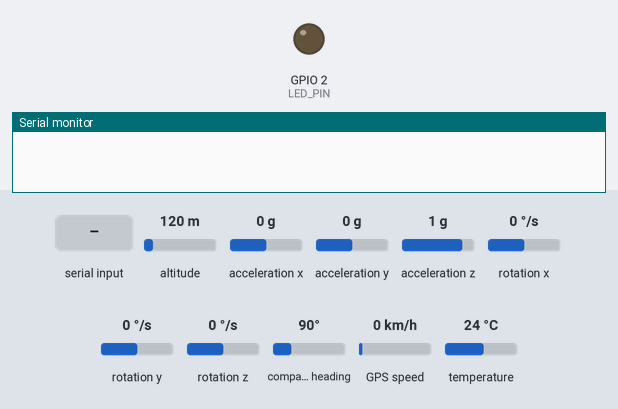
This sketch was run on a simulated ESP32. On the bench: output pins drawn as LEDs (lit = HIGH), the last lines printed to the serial monitor. Dashed ring = blinking. The inputs (shaded band) are chosen by the test bench; at power-on: altitude 120 m, acceleration x 0 g, acceleration y 0 g, acceleration z 1 g, rotation x 0 °/s, rotation y 0 °/s, rotation z 0 °/s, compass heading 90°, GPS speed 0 km/h, temperature 24 °C. Storage starts empty; the GPS gets a fix after 3 s at 37.7749, -122.4194 with 8 satellites.

Above: at 0.0 s.
At 2.1 s:
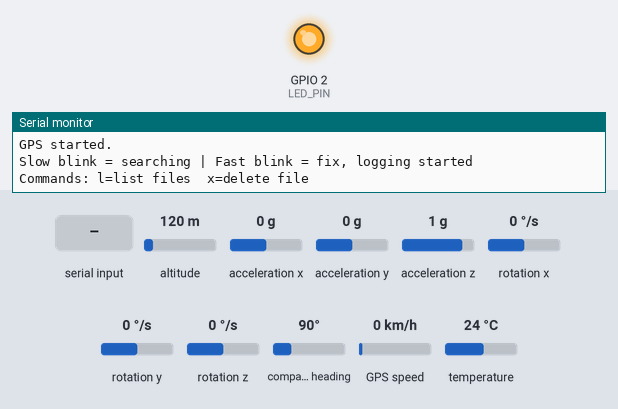
3.3 s: "x" received over Serial
At 3.55 s:
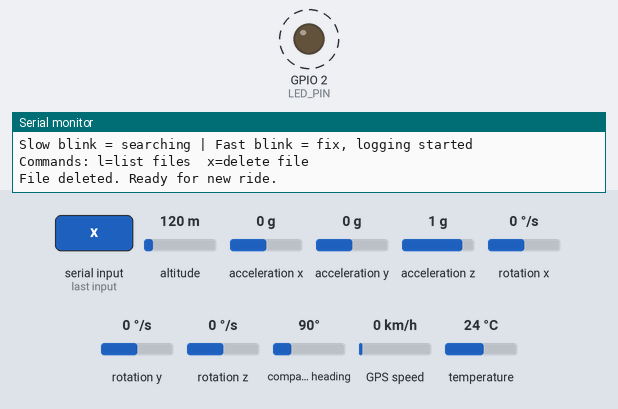
6.8 s: "l" received over Serial
Timing chart, 0 to 16.3 s (numbered marks = the images above; inputs shaded):
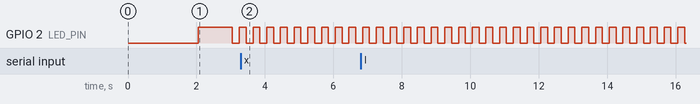

The sketch:

final-code.ino
```cpp
#include <Wire.h>
#include <MPU6050.h>
#include <TinyGPSPlus.h>
#include <SD.h>
#include <SPI.h>

#define SDA_PIN     21
#define SCL_PIN     22
#define GPS_RX_PIN  16
#define GPS_TX_PIN  17
#define GPS_BAUD    9600
#define SD_CS_PIN   5
#define SD_SCK      18
#define SD_MOSI     23
#define SD_MISO     19
#define LED_PIN     2

MPU6050 mpu;
TinyGPSPlus gps;
HardwareSerial gpsSerial(2);

File   logFile;
bool   fileOpen  = false;
bool   sdReady   = false;
int    pointCount = 0;
String filename  = "/ride.csv";

unsigned long startTime   = 0;
unsigned long lastLog     = 0;
unsigned long lastBlink   = 0;
bool ledState = false;

void openLogFile() {
  if (gps.date.isValid() && gps.time.isValid()) {
    char buf[40];
    sprintf(buf, "/ride_%04u%02u%02u_%02u%02u%02u.csv",
      gps.date.year(), gps.date.month(), gps.date.day(),
      gps.time.hour(), gps.time.minute(), gps.time.second());
    filename = String(buf);
  }
  File f = SD.open(filename, FILE_WRITE);
  if (!f) {
    Serial.println("ERROR: Could not create log file!");
    return;
  }
  // full raw header
  f.println("point,utc_time,"
            "latitude,longitude,altitude_m,"
            "speed_kmh,course_deg,"
            "satellites,hdop,pdop,"
            "ax_raw,ay_raw,az_raw,"
            "gx_raw,gy_raw,gz_raw,"
            "accel_mag_g,"
            "temp_c");
  f.close();
  fileOpen = true;
  Serial.printf("Logging to: %s\n", filename.c_str());
}

void writeDataPoint() {
  if (!fileOpen) return;

  // raw IMU data
  int16_t ax, ay, az, gx, gy, gz;
  mpu.getMotion6(&ax, &ay, &az, &gx, &gy, &gz);
  float accelMag = sqrt((float)ax*ax + (float)ay*ay + (float)az*az) / 16384.0;
  float tempC = mpu.getTemperature() / 340.0 + 36.53;

  char utc[25];
  sprintf(utc, "%04u-%02u-%02uT%02u:%02u:%02uZ",
    gps.date.year(), gps.date.month(), gps.date.day(),
    gps.time.hour(), gps.time.minute(), gps.time.second());

  char row[300];
  sprintf(row, "%d,%s,"
               "%.7f,%.7f,%.2f,"
               "%.3f,%.2f,"
               "%u,%.2f,%.2f,"
               "%d,%d,%d,"
               "%d,%d,%d,"
               "%.5f,"
               "%.2f",
    pointCount, utc,
    gps.location.lat(), gps.location.lng(), gps.altitude.meters(),
    gps.speed.kmph(), gps.course.deg(),
    gps.satellites.value(), gps.hdop.hdop(), gps.hdop.hdop(),
    ax, ay, az,
    gx, gy, gz,
    accelMag,
    tempC
  );

  File f = SD.open(filename, FILE_APPEND);
  if (f) {
    f.println(row);
    f.close();
    pointCount++;
    Serial.printf("Point #%d | Sats:%d | HDOP:%.1f | %.7f,%.7f | %.1fkm/h | ax:%d ay:%d az:%d | gx:%d gy:%d gz:%d | Mag:%.3f\n",
      pointCount,
      gps.satellites.value(), gps.hdop.hdop(),
      gps.location.lat(), gps.location.lng(),
      gps.speed.kmph(),
      ax, ay, az, gx, gy, gz, accelMag);
  } else {
    Serial.println("ERROR: append failed!");
  }
}

void listFiles() {
  File root = SD.open("/");
  File f = root.openNextFile();
  bool any = false;
  Serial.println("--- Files on SD ---");
  while (f) {
    Serial.printf("  %s  (%u bytes)\n", f.name(), f.size());
    f = root.openNextFile();
    any = true;
  }
  if (!any) Serial.println("  No files found.");
  Serial.println("-------------------");
}

void deleteFile() {
  fileOpen = false;
  pointCount = 0;
  SD.remove(filename);
  Serial.println("File deleted. Ready for new ride.");
}

void setup() {
  Serial.begin(115200);
  delay(2000);
  pinMode(LED_PIN, OUTPUT);
  digitalWrite(LED_PIN, LOW);

  Serial.println("\n===== ESP32 Bike Module =====");

  Serial.print("SD card... ");
  SPI.begin(SD_SCK, SD_MISO, SD_MOSI, SD_CS_PIN);
  if (!SD.begin(SD_CS_PIN)) {
    Serial.println("FAILED");
  } else {
    Serial.printf("OK  |  %llu MB\n", SD.cardSize() / (1024 * 1024));
    sdReady = true;
    listFiles();
  }

  Serial.print("IMU... ");
  Wire.begin(SDA_PIN, SCL_PIN);
  Wire.setClock(400000);
  mpu.initialize();
  mpu.setSleepEnabled(false);
  mpu.setFullScaleAccelRange(MPU6050_ACCEL_FS_4);  // ±4g range for bike
  mpu.setFullScaleGyroRange(MPU6050_GYRO_FS_500);  // ±500deg/s range
  if (mpu.testConnection()) Serial.println("OK");
  else Serial.println("FAILED");

  gpsSerial.begin(GPS_BAUD, SERIAL_8N1, GPS_RX_PIN, GPS_TX_PIN);
  Serial.println("GPS started.");
  Serial.println("Slow blink = searching | Fast blink = fix, logging started");
  Serial.println("Commands: l=list files  x=delete file");

  startTime = millis();
}

void loop() {
  while (gpsSerial.available()) gps.encode(gpsSerial.read());

  // LED
  unsigned long blinkRate = gps.location.isValid() ? 200 : 1000;
  if (millis() - lastBlink >= blinkRate) {
    lastBlink = millis();
    ledState = !ledState;
    digitalWrite(LED_PIN, ledState);
  }

  // commands
  if (Serial.available()) {
    char c = Serial.read();
    if (c == 'l') listFiles();
    if (c == 'x') deleteFile();
  }

  // log every 1 second (more data points than before)
  if (millis() - lastLog >= 1000) {
    lastLog = millis();
    if (millis() - startTime < 3000) return;

    if (gps.location.isValid() && gps.satellites.value() >= 4) {
      if (!fileOpen && sdReady) openLogFile();
      writeDataPoint();
    } else {
      Serial.printf("No fix | Sats:%d | Chars:%lu\n",
        gps.satellites.value(), gps.charsProcessed());
    }
  }
}
```

Measured:
- by itself, GPIO 2 (LED_PIN): alternates HIGH for 0.20 s and LOW for 0.20 s
